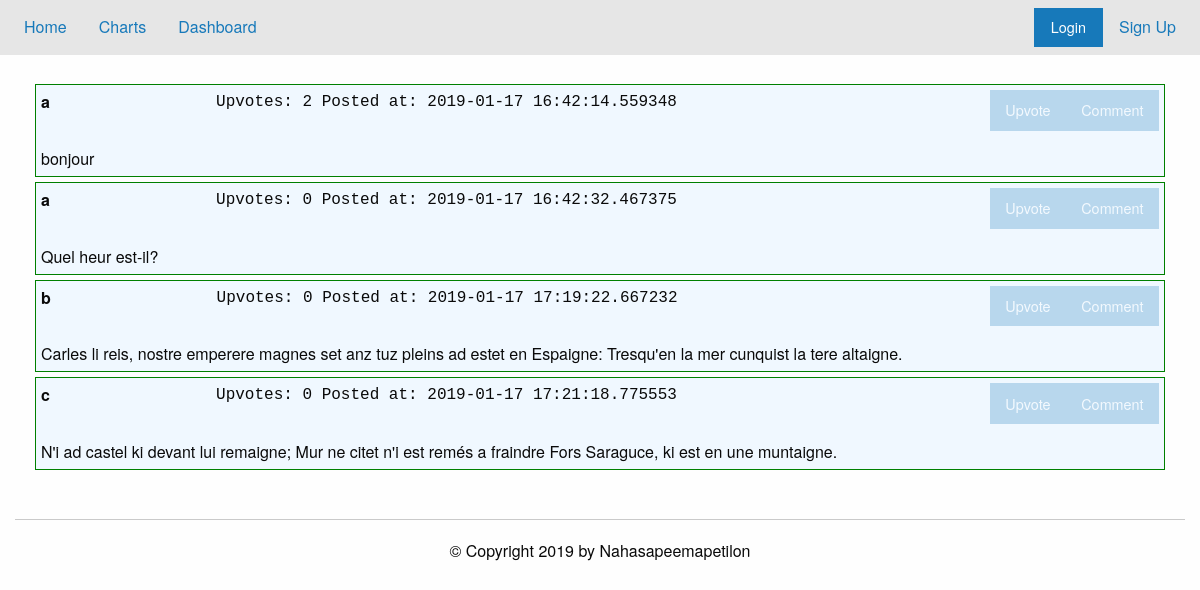
Page /thread?id=4 on the committed database.
### tables this page shows
CREATE TABLE t4 (postID INT PRIMARY KEY,post TEXT,user TEXT,time TEXT,upvote INT,whoVote TEXT);

### app.py (the view, shortened to what this page needs)
@app.route("/thread", methods=['POST','GET'])
def load_thread():
    if request.method=="GET":
        threadID = request.args.get('id')#or perhaps name?
        print(threadID)
        db = sqlite3.connect('./data/base.db')
        c = db.cursor()
        try:
            posts = dbEditor.viewThread(c, threadID)
            db.close()
            return render_template('thread.html', notLoggedIn=noUser(), posts=posts, threadname=posts[0][1], threadID=threadID)
        except:
            flash("Thread not Found")
            return redirect('/')

### app.py (called while the page is built)
def noUser():
    return 'username' not in session.keys()

### util/dbEditor.py (called while the page is built)
def viewThread(cursor,threadID):
    v = "SELECT user,post,time,postID,upvote,whoVote FROM t" + str(threadID) + ";" # not the people who upvote
    val = list(cursor.execute(v))
    return val

### templates/thread.html (shortened to what this page needs)
{% extends "forum.html" %}
{% block static %}
<link rel="stylesheet" href="static/thread.css">
{% endblock %}
{% block content %}
<div class="grid-container">
{% set msgs = get_flashed_messages() %}
<br>
<div class="grid-container">
{% for post in posts %}
<div class="post">
  <div class="post_user" id="{{post[3]}}">
    <b>{{post[0]}}</b>
    <pre style="display:inline;"> Upvotes: {{post[4]}} Posted at: {{post[2]}}</pre>
    <div class="stuff">
      <button class="button" style="display:inline; float:right;"  data-open="addPost{{post[3]}}" {% if notLoggedIn %} disabled {% endif %}> Comment</button>
      <form action="#" method="POST" style="display:inline; float:right;">
	<button class="button" value="{{post[3]}},{{threadID}}" name="upvote" {% if notLoggedIn %} disabled {% endif %}>Upvote</button>
      </form>
    </div>
  </div>
  <div class="post_post">
    {{post[1]}}
  </div>
</div>
{% endfor %}
</div>
{% endblock %}

### static/thread.css (style rules this page uses)
.post { padding: 5px; margin: 5px; border: 1px solid green; background-color: #F0F8FF; }
.post_user { display:grid; grid-template-areas:'name info buttons'; }

### rows in the picture
t4: user "a", upvote "2", time "2019-01-17 16:42:14.559348", {{ post[3] }} 1 (drawn), post "bonjour"
t4: user "a", upvote "0", time "2019-01-17 16:42:32.467375", {{ post[3] }} 2 (drawn), post "Quel heur est-il?"
t4: user "b", upvote "0", time "2019-01-17 17:19:22.667232", {{ post[3] }} 3 (drawn), post "Carles li reis, nostre emperere magnes set anz tuz pleins ad estet en Espaigne: Tresqu'en la mer cunquist la tere altaigne."
t4: user "c", upvote "0", time "2019-01-17 17:21:18.775553", {{ post[3] }} 4 (drawn), post "N'i ad castel ki devant lui remaigne; Mur ne citet n'i est remés a fraindre Fors Saraguce, ki est en une muntaigne."
